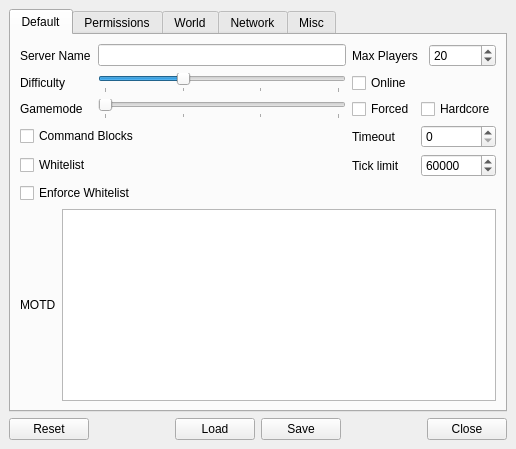
<?xml version="1.0" encoding="UTF-8"?>
<ui version="4.0">
 <class>MainWindow</class>
 <widget class="QMainWindow" name="MainWindow">
  <property name="geometry">
   <rect>
    <x>0</x>
    <y>0</y>
    <width>516</width>
    <height>449</height>
   </rect>
  </property>
  <property name="windowTitle">
   <string>Preta's server properties manager</string>
  </property>
  <property name="autoFillBackground">
   <bool>false</bool>
  </property>
  <widget class="QWidget" name="MainWidget">
   <layout class="QGridLayout" name="gridLayout_6">
    <item row="1" column="5">
     <widget class="QPushButton" name="closeBtn">
      <property name="text">
       <string>Close</string>
      </property>
     </widget>
    </item>
    <item row="0" column="0" colspan="6">
     <widget class="QTabWidget" name="tabs">
      <property name="currentIndex">
       <number>0</number>
      </property>
      <widget class="QWidget" name="defaultSetup">
       <attribute name="title">
        <string>Default</string>
       </attribute>
       <layout class="QGridLayout" name="gridLayout">
        <item row="4" column="4" colspan="2">
         <widget class="QSpinBox" name="maxTickTime">
          <property name="minimum">
           <number>-1</number>
          </property>
          <property name="maximum">
           <number>2147483647</number>
          </property>
          <property name="value">
           <number>60000</number>
          </property>
         </widget>
        </item>
        <item row="5" column="0" colspan="3">
         <widget class="QCheckBox" name="enforceWhitelist">
          <property name="text">
           <string>Enforce Whitelist</string>
          </property>
         </widget>
        </item>
        <item row="6" column="0">
         <widget class="QLabel" name="Lmotd">
          <property name="text">
           <string>MOTD</string>
          </property>
          <property name="buddy">
           <cstring>motd</cstring>
          </property>
         </widget>
        </item>
        <item row="6" column="1" colspan="5">
         <widget class="QPlainTextEdit" name="motd"/>
        </item>
        <item row="3" column="3">
         <widget class="QLabel" name="LplayerIdleTimeout">
          <property name="text">
           <string>Timeout</string>
          </property>
          <property name="buddy">
           <cstring>playerIdleTimeout</cstring>
          </property>
         </widget>
        </item>
        <item row="0" column="0" colspan="2">
         <widget class="QLabel" name="LserverName">
          <property name="text">
           <string>Server Name</string>
          </property>
          <property name="buddy">
           <cstring>serverName</cstring>
          </property>
         </widget>
        </item>
        <item row="0" column="2">
         <widget class="QLineEdit" name="serverName"/>
        </item>
        <item row="0" column="3" colspan="2">
         <widget class="QLabel" name="LmaxPlayers">
          <property name="text">
           <string>Max Players</string>
          </property>
          <property name="buddy">
           <cstring>maxPlayers</cstring>
          </property>
         </widget>
        </item>
        <item row="1" column="3">
         <widget class="QCheckBox" name="onlineMode">
          <property name="text">
           <string>Online</string>
          </property>
         </widget>
        </item>
        <item row="0" column="5">
         <widget class="QSpinBox" name="maxPlayers">
          <property name="minimum">
           <number>1</number>
          </property>
          <property name="maximum">
           <number>2147483647</number>
          </property>
          <property name="value">
           <number>20</number>
          </property>
         </widget>
        </item>
        <item row="1" column="0" colspan="2">
         <widget class="QLabel" name="Ldifficulty">
          <property name="text">
           <string>Difficulty</string>
          </property>
          <property name="buddy">
           <cstring>difficulty</cstring>
          </property>
         </widget>
        </item>
        <item row="1" column="2">
         <widget class="QSlider" name="difficulty">
          <property name="maximum">
           <number>3</number>
          </property>
          <property name="pageStep">
           <number>1</number>
          </property>
          <property name="value">
           <number>1</number>
          </property>
          <property name="sliderPosition">
           <number>1</number>
          </property>
          <property name="tracking">
           <bool>true</bool>
          </property>
          <property name="orientation">
           <enum>Qt::Horizontal</enum>
          </property>
          <property name="invertedAppearance">
           <bool>false</bool>
          </property>
          <property name="invertedControls">
           <bool>false</bool>
          </property>
          <property name="tickPosition">
           <enum>QSlider::TicksBelow</enum>
          </property>
         </widget>
        </item>
        <item row="2" column="2">
         <widget class="QSlider" name="gamemode">
          <property name="maximum">
           <number>3</number>
          </property>
          <property name="pageStep">
           <number>1</number>
          </property>
          <property name="orientation">
           <enum>Qt::Horizontal</enum>
          </property>
          <property name="tickPosition">
           <enum>QSlider::TicksBelow</enum>
          </property>
         </widget>
        </item>
        <item row="2" column="0" colspan="2">
         <widget class="QLabel" name="Lgamemode">
          <property name="text">
           <string>Gamemode</string>
          </property>
          <property name="buddy">
           <cstring>gamemode</cstring>
          </property>
         </widget>
        </item>
        <item row="3" column="0" colspan="3">
         <widget class="QCheckBox" name="enableCommandBlock">
          <property name="text">
           <string>Command Blocks</string>
          </property>
         </widget>
        </item>
        <item row="2" column="3">
         <widget class="QCheckBox" name="forceGamemode">
          <property name="text">
           <string>Forced</string>
          </property>
         </widget>
        </item>
        <item row="2" column="4" colspan="2">
         <widget class="QCheckBox" name="hardcore">
          <property name="text">
           <string>Hardcore</string>
          </property>
         </widget>
        </item>
        <item row="3" column="4" colspan="2">
         <widget class="QSpinBox" name="playerIdleTimeout">
          <property name="maximum">
           <number>2147483647</number>
          </property>
          <property name="value">
           <number>0</number>
          </property>
         </widget>
        </item>
        <item row="4" column="0" colspan="2">
         <widget class="QCheckBox" name="whitelist">
          <property name="text">
           <string>Whitelist</string>
          </property>
         </widget>
        </item>
        <item row="4" column="3">
         <widget class="QLabel" name="LmaxTickTime">
          <property name="text">
           <string>Tick limit</string>
          </property>
          <property name="buddy">
           <cstring>maxTickTime</cstring>
          </property>
         </widget>
        </item>
       </layout>
      </widget>
      <widget class="QWidget" name="permissions">
       <attribute name="title">
        <string>Permissions</string>
       </attribute>
       <layout class="QGridLayout" name="gridLayout_2">
        <item row="0" column="0" colspan="2">
         <widget class="QCheckBox" name="allowFlight">
          <property name="text">
           <string>Allow Flight</string>
          </property>
         </widget>
        </item>
        <item row="0" column="2">
         <widget class="QCheckBox" name="pvp">
          <property name="text">
           <string>Allow PVP</string>
          </property>
          <property name="checked">
           <bool>true</bool>
          </property>
         </widget>
        </item>
        <item row="0" column="3">
         <widget class="QLabel" name="LmaxWorldSize">
          <property name="text">
           <string>Max Size</string>
          </property>
          <property name="buddy">
           <cstring>maxWorldSize</cstring>
          </property>
         </widget>
        </item>
        <item row="0" column="4">
         <widget class="QSpinBox" name="maxWorldSize">
          <property name="minimum">
           <number>1</number>
          </property>
          <property name="maximum">
           <number>29999984</number>
          </property>
          <property name="value">
           <number>29999984</number>
          </property>
         </widget>
        </item>
        <item row="2" column="0">
         <widget class="QLabel" name="LopPermissionLevel">
          <property name="text">
           <string>OP Level</string>
          </property>
          <property name="buddy">
           <cstring>opPermissionLevel</cstring>
          </property>
         </widget>
        </item>
        <item row="1" column="0" colspan="2">
         <widget class="QCheckBox" name="allowNether">
          <property name="text">
           <string>Allow Nether</string>
          </property>
          <property name="checked">
           <bool>true</bool>
          </property>
         </widget>
        </item>
        <item row="2" column="1" colspan="2">
         <widget class="QSlider" name="opPermissionLevel">
          <property name="minimum">
           <number>1</number>
          </property>
          <property name="maximum">
           <number>4</number>
          </property>
          <property name="pageStep">
           <number>1</number>
          </property>
          <property name="value">
           <number>4</number>
          </property>
          <property name="orientation">
           <enum>Qt::Horizontal</enum>
          </property>
          <property name="tickPosition">
           <enum>QSlider::TicksBelow</enum>
          </property>
         </widget>
        </item>
        <item row="3" column="0">
         <spacer name="spacePerm">
          <property name="orientation">
           <enum>Qt::Vertical</enum>
          </property>
          <property name="sizeHint" stdset="0">
           <size>
            <width>20</width>
            <height>40</height>
           </size>
          </property>
         </spacer>
        </item>
       </layout>
      </widget>
      <widget class="QWidget" name="world">
       <attribute name="title">
        <string>World</string>
       </attribute>
       <layout class="QGridLayout" name="gridLayout_3">
        <item row="0" column="0">
         <widget class="QLabel" name="LlevelName">
          <property name="text">
           <string>Name</string>
          </property>
          <property name="buddy">
           <cstring>levelName</cstring>
          </property>
         </widget>
        </item>
        <item row="0" column="1" colspan="3">
         <widget class="QLineEdit" name="levelName">
          <property name="text">
           <string>world</string>
          </property>
         </widget>
        </item>
        <item row="0" column="5">
         <widget class="QLabel" name="LlevelType">
          <property name="text">
           <string>Type</string>
          </property>
          <property name="buddy">
           <cstring>levelType</cstring>
          </property>
         </widget>
        </item>
        <item row="0" column="6">
         <widget class="QComboBox" name="levelType">
          <item>
           <property name="text">
            <string>Default</string>
           </property>
          </item>
          <item>
           <property name="text">
            <string>Flat</string>
           </property>
          </item>
          <item>
           <property name="text">
            <string>Large Biomes</string>
           </property>
          </item>
          <item>
           <property name="text">
            <string>Amplified</string>
           </property>
          </item>
          <item>
           <property name="text">
            <string>Buffet</string>
           </property>
          </item>
         </widget>
        </item>
        <item row="1" column="0">
         <widget class="QLabel" name="LlevelSeed">
          <property name="text">
           <string>Seed</string>
          </property>
          <property name="buddy">
           <cstring>levelSeed</cstring>
          </property>
         </widget>
        </item>
        <item row="1" column="1" colspan="3">
         <widget class="QLineEdit" name="levelSeed"/>
        </item>
        <item row="1" column="5">
         <widget class="QLabel" name="LmaxBuildHeight">
          <property name="text">
           <string>Max height</string>
          </property>
          <property name="buddy">
           <cstring>maxBuildHeight</cstring>
          </property>
         </widget>
        </item>
        <item row="1" column="6">
         <widget class="QSpinBox" name="maxBuildHeight">
          <property name="minimum">
           <number>0</number>
          </property>
          <property name="maximum">
           <number>256</number>
          </property>
          <property name="value">
           <number>256</number>
          </property>
         </widget>
        </item>
        <item row="2" column="0" colspan="3">
         <widget class="QLabel" name="LgeneratorSettings">
          <property name="text">
           <string>Generator Settings</string>
          </property>
          <property name="buddy">
           <cstring>generatorSettings</cstring>
          </property>
         </widget>
        </item>
        <item row="2" column="3" colspan="2">
         <widget class="QLineEdit" name="generatorSettings"/>
        </item>
        <item row="2" column="5">
         <widget class="QLabel" name="label">
          <property name="text">
           <string>Protection</string>
          </property>
          <property name="buddy">
           <cstring>spawnProtection</cstring>
          </property>
         </widget>
        </item>
        <item row="2" column="6">
         <widget class="QSpinBox" name="spawnProtection">
          <property name="minimum">
           <number>1</number>
          </property>
          <property name="maximum">
           <number>2147483647</number>
          </property>
          <property name="value">
           <number>16</number>
          </property>
         </widget>
        </item>
        <item row="3" column="0" colspan="2">
         <widget class="QCheckBox" name="generateStructures">
          <property name="text">
           <string>Structures</string>
          </property>
          <property name="checked">
           <bool>true</bool>
          </property>
         </widget>
        </item>
        <item row="4" column="0" colspan="2">
         <widget class="QCheckBox" name="spawnAnimals">
          <property name="text">
           <string>Animals</string>
          </property>
          <property name="checked">
           <bool>true</bool>
          </property>
         </widget>
        </item>
        <item row="4" column="2" colspan="2">
         <widget class="QCheckBox" name="spawnMonsters">
          <property name="text">
           <string>Monsters</string>
          </property>
          <property name="checked">
           <bool>true</bool>
          </property>
         </widget>
        </item>
        <item row="4" column="4">
         <widget class="QCheckBox" name="spawnNpcs">
          <property name="text">
           <string>NPC</string>
          </property>
          <property name="checked">
           <bool>true</bool>
          </property>
         </widget>
        </item>
        <item row="5" column="0">
         <spacer name="spaceWorld">
          <property name="orientation">
           <enum>Qt::Vertical</enum>
          </property>
          <property name="sizeHint" stdset="0">
           <size>
            <width>20</width>
            <height>40</height>
           </size>
          </property>
         </spacer>
        </item>
       </layout>
      </widget>
      <widget class="QWidget" name="network">
       <attribute name="title">
        <string>Network</string>
       </attribute>
       <layout class="QGridLayout" name="gridLayout_4">
        <item row="0" column="0">
         <widget class="QLabel" name="LserverIp">
          <property name="text">
           <string>IP</string>
          </property>
          <property name="buddy">
           <cstring>serverIp</cstring>
          </property>
         </widget>
        </item>
        <item row="0" column="1" colspan="3">
         <widget class="QLineEdit" name="serverIp"/>
        </item>
        <item row="0" column="5">
         <widget class="QSpinBox" name="serverPort">
          <property name="minimum">
           <number>1</number>
          </property>
          <property name="maximum">
           <number>65534</number>
          </property>
          <property name="value">
           <number>25565</number>
          </property>
         </widget>
        </item>
        <item row="0" column="6">
         <widget class="QLabel" name="LviewDistance">
          <property name="text">
           <string>View distance</string>
          </property>
          <property name="buddy">
           <cstring>spinBox</cstring>
          </property>
         </widget>
        </item>
        <item row="0" column="4">
         <widget class="QLabel" name="LserverPort">
          <property name="text">
           <string>Port</string>
          </property>
          <property name="buddy">
           <cstring>serverPort</cstring>
          </property>
         </widget>
        </item>
        <item row="1" column="0" colspan="2">
         <widget class="QLabel" name="LnetworkCompressionThreshold">
          <property name="text">
           <string>Compression</string>
          </property>
          <property name="buddy">
           <cstring>networkCompressionThreshold</cstring>
          </property>
         </widget>
        </item>
        <item row="1" column="2" colspan="2">
         <widget class="QSpinBox" name="networkCompressionThreshold">
          <property name="minimum">
           <number>-1</number>
          </property>
          <property name="maximum">
           <number>2147483647</number>
          </property>
          <property name="value">
           <number>256</number>
          </property>
         </widget>
        </item>
        <item row="1" column="6" colspan="2">
         <widget class="QCheckBox" name="nativeTransport">
          <property name="text">
           <string>Native Transport</string>
          </property>
          <property name="checked">
           <bool>true</bool>
          </property>
         </widget>
        </item>
        <item row="0" column="7">
         <widget class="QSpinBox" name="spinBox">
          <property name="minimum">
           <number>2</number>
          </property>
          <property name="maximum">
           <number>32</number>
          </property>
          <property name="value">
           <number>10</number>
          </property>
         </widget>
        </item>
        <item row="1" column="4" colspan="2">
         <widget class="QCheckBox" name="preventProxyConnections">
          <property name="text">
           <string>Allow Proxy</string>
          </property>
         </widget>
        </item>
        <item row="3" column="0">
         <widget class="QLabel" name="LqueryPort">
          <property name="text">
           <string>Port</string>
          </property>
          <property name="buddy">
           <cstring>queryPort</cstring>
          </property>
         </widget>
        </item>
        <item row="4" column="0" colspan="2">
         <widget class="QCheckBox" name="enableRcon">
          <property name="text">
           <string>Enable RCON</string>
          </property>
         </widget>
        </item>
        <item row="2" column="0" colspan="2">
         <widget class="QCheckBox" name="enableQuery">
          <property name="text">
           <string>Enable Query</string>
          </property>
         </widget>
        </item>
        <item row="3" column="1" colspan="2">
         <widget class="QSpinBox" name="queryPort">
          <property name="minimum">
           <number>1</number>
          </property>
          <property name="maximum">
           <number>65534</number>
          </property>
          <property name="value">
           <number>25565</number>
          </property>
         </widget>
        </item>
        <item row="5" column="0">
         <widget class="QLabel" name="LrconPort">
          <property name="text">
           <string>Port</string>
          </property>
          <property name="buddy">
           <cstring>rconPort</cstring>
          </property>
         </widget>
        </item>
        <item row="5" column="3" colspan="2">
         <widget class="QLabel" name="LrconPassword">
          <property name="text">
           <string>Password</string>
          </property>
          <property name="buddy">
           <cstring>rconPassword</cstring>
          </property>
         </widget>
        </item>
        <item row="5" column="5" colspan="2">
         <widget class="QLineEdit" name="rconPassword"/>
        </item>
        <item row="5" column="1" colspan="2">
         <widget class="QSpinBox" name="rconPort">
          <property name="minimum">
           <number>1</number>
          </property>
          <property name="maximum">
           <number>65534</number>
          </property>
          <property name="value">
           <number>25575</number>
          </property>
         </widget>
        </item>
        <item row="6" column="1">
         <spacer name="spaceNetwork">
          <property name="orientation">
           <enum>Qt::Vertical</enum>
          </property>
          <property name="sizeHint" stdset="0">
           <size>
            <width>20</width>
            <height>40</height>
           </size>
          </property>
         </spacer>
        </item>
       </layout>
      </widget>
      <widget class="QWidget" name="misc">
       <attribute name="title">
        <string>Misc</string>
       </attribute>
       <layout class="QGridLayout" name="gridLayout_5">
        <item row="1" column="0">
         <widget class="QLabel" name="LresourcePackSha1">
          <property name="text">
           <string>sha1</string>
          </property>
          <property name="buddy">
           <cstring>resourcePackSha1</cstring>
          </property>
         </widget>
        </item>
        <item row="0" column="1">
         <widget class="QLineEdit" name="resourcePack"/>
        </item>
        <item row="0" column="0">
         <widget class="QLabel" name="LresourcePack">
          <property name="text">
           <string>Resource Pack</string>
          </property>
          <property name="buddy">
           <cstring>resourcePack</cstring>
          </property>
         </widget>
        </item>
        <item row="1" column="1">
         <widget class="QLineEdit" name="resourcePackSha1">
          <property name="text">
           <string/>
          </property>
         </widget>
        </item>
        <item row="2" column="0">
         <widget class="QCheckBox" name="snooperEnabled">
          <property name="text">
           <string>Snooper</string>
          </property>
          <property name="checked">
           <bool>true</bool>
          </property>
         </widget>
        </item>
        <item row="3" column="0">
         <spacer name="spaceMisc">
          <property name="orientation">
           <enum>Qt::Vertical</enum>
          </property>
          <property name="sizeHint" stdset="0">
           <size>
            <width>20</width>
            <height>40</height>
           </size>
          </property>
         </spacer>
        </item>
       </layout>
      </widget>
     </widget>
    </item>
    <item row="1" column="0">
     <widget class="QPushButton" name="resetBtn">
      <property name="text">
       <string>Reset</string>
      </property>
     </widget>
    </item>
    <item row="1" column="2">
     <widget class="QPushButton" name="loadBtn">
      <property name="text">
       <string>Load</string>
      </property>
     </widget>
    </item>
    <item row="1" column="1">
     <spacer name="spaceRL">
      <property name="orientation">
       <enum>Qt::Horizontal</enum>
      </property>
      <property name="sizeHint" stdset="0">
       <size>
        <width>40</width>
        <height>20</height>
       </size>
      </property>
     </spacer>
    </item>
    <item row="1" column="3">
     <widget class="QPushButton" name="saveBtn">
      <property name="text">
       <string>Save</string>
      </property>
     </widget>
    </item>
    <item row="1" column="4">
     <spacer name="spaceSC">
      <property name="orientation">
       <enum>Qt::Horizontal</enum>
      </property>
      <property name="sizeHint" stdset="0">
       <size>
        <width>40</width>
        <height>20</height>
       </size>
      </property>
     </spacer>
    </item>
   </layout>
  </widget>
 </widget>
 <tabstops>
  <tabstop>serverName</tabstop>
  <tabstop>allowFlight</tabstop>
  <tabstop>allowNether</tabstop>
  <tabstop>difficulty</tabstop>
  <tabstop>tabs</tabstop>
 </tabstops>
 <resources/>
 <connections/>
</ui>
